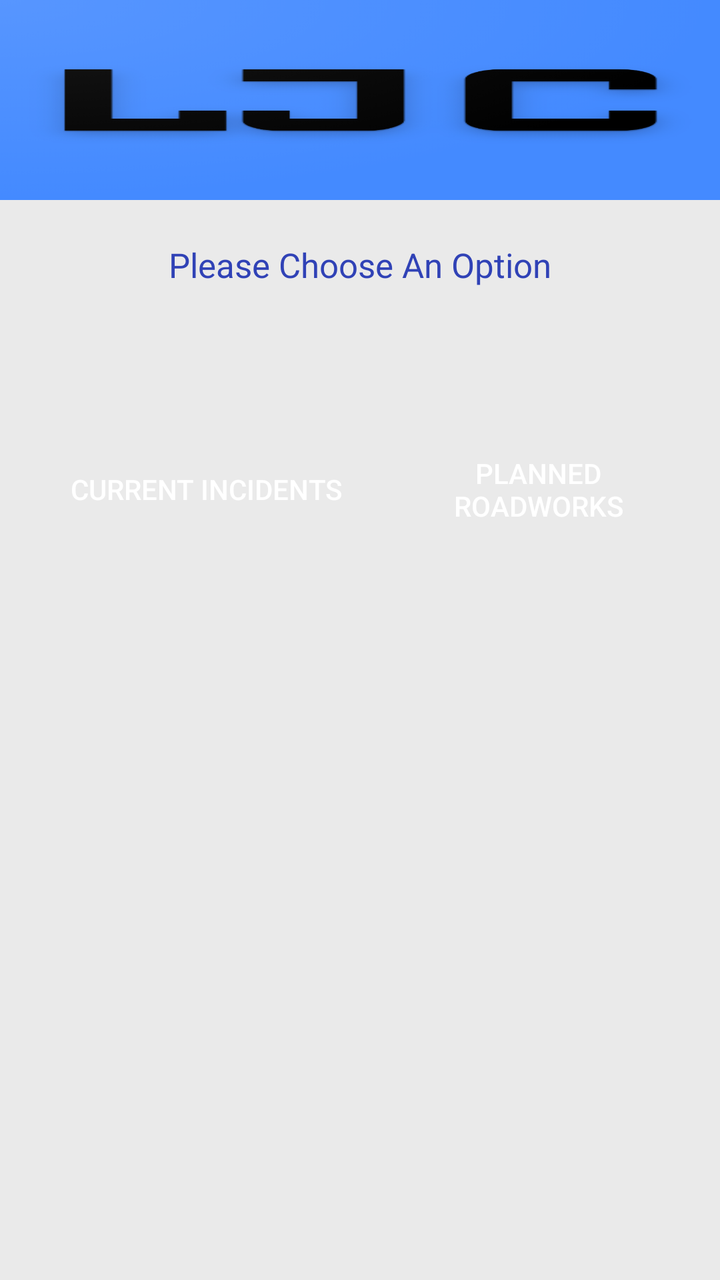
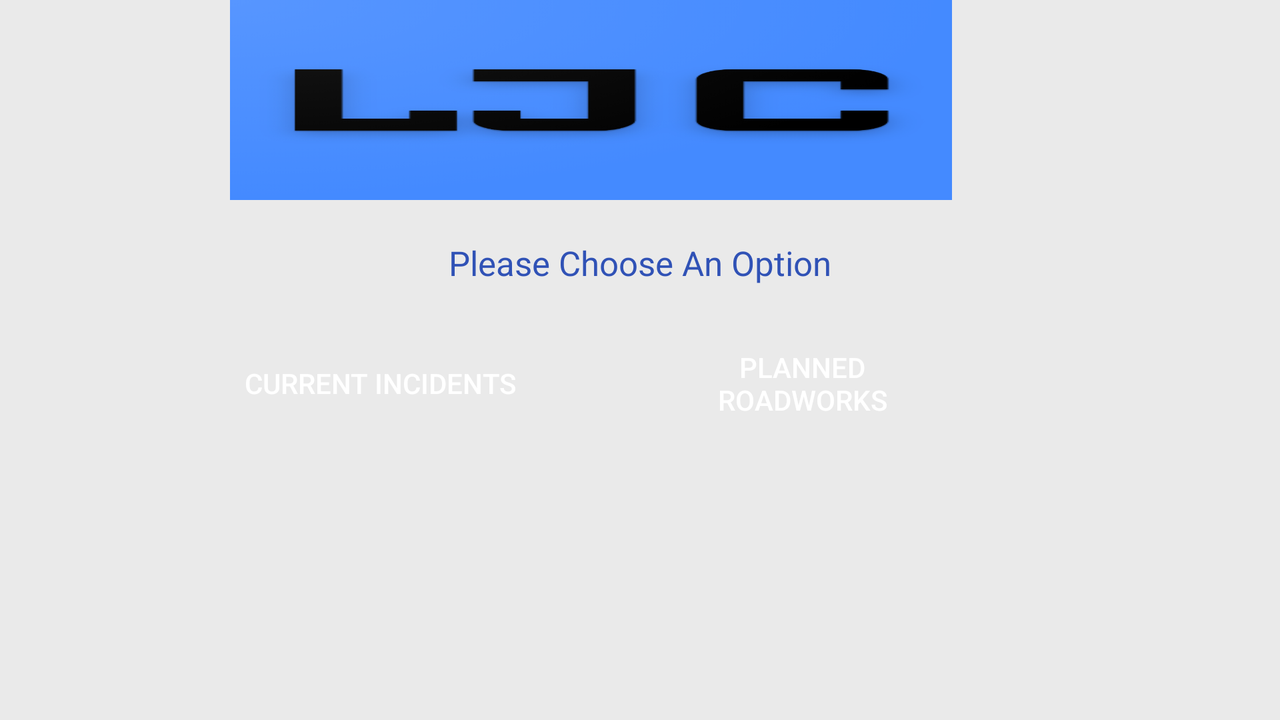

Two renders of one Android screen. The first uses the default layout on a phone; the second uses the alternative layout the repository ships for a different screen configuration, on a matching device. The two XML files are below.
<!-- AndroidManifest.xml: application theme AppTheme -->
<!-- res/layout/activity_main.xml -->
<?xml version="1.0" encoding="utf-8"?>
<RelativeLayout xmlns:android="http://schemas.android.com/apk/res/android"
    android:layout_width="fill_parent"
    android:layout_height="fill_parent"
    android:background="@color/colourBackground">
            <RelativeLayout xmlns:android="http://schemas.android.com/apk/res/android"
                android:orientation="vertical"
                android:layout_width="fill_parent"
                android:layout_height="fill_parent"
                android:layout_alignParentTop="true"
                android:layout_alignParentStart="true">

                <ImageView
                    android:layout_width="match_parent"
                    android:layout_height="100dp"
                    android:scaleType="fitXY"
                    android:src="@drawable/logo"
                    android:layout_alignParentEnd="true"
                    android:id="@+id/imageView">
                </ImageView>

                <TextView
                    android:layout_width="wrap_content"
                    android:layout_height="wrap_content"
                    android:layout_gravity="center"
                    android:text="Luke's Journey Checker"
                    android:textColor="#00ffffff"
                    android:textSize="35sp"
                    android:id="@+id/textView"
                    android:layout_alignParentTop="true"
                    android:layout_centerHorizontal="true"
                    android:layout_marginTop="29dp"
                   />

                <TextView
                    android:layout_width="wrap_content"
                    android:layout_height="wrap_content"
                    android:text="Please Choose An Option"
                    android:textColor="#3042b6"
                    android:textSize="17sp"
                    android:layout_marginTop="21dp"
                    android:layout_below="@+id/imageView"
                    android:layout_centerHorizontal="true" />

                <Button
                    android:id="@+id/cIButton"
                    android:layout_width="150dp"
                    android:layout_height="wrap_content"
                    android:layout_alignParentStart="true"
                    android:layout_below="@+id/textView"
                    android:layout_marginStart="28dp"
                    android:layout_marginTop="104dp"
                    android:elevation="0dp"
                    android:text="Current Incidents"
                    android:textColor="@android:color/white"
                    android:background="@drawable/button_border"/>

                <Button
                    android:id="@+id/pRButton"
                    android:layout_width="150dp"
                    android:layout_height="wrap_content"
                    android:background="@drawable/button_border"
                    android:text="Planned Roadworks"
                    android:textColor="@android:color/white"
                    android:layout_alignTop="@+id/cIButton"
                    android:layout_alignParentEnd="true"
                    android:layout_marginEnd="16dp" />

            </RelativeLayout>
</RelativeLayout>
<!-- resources referenced by this layout -->
<resources>
  <color name="colourBackground">#43bcbcbc</color>
  <!-- drawable logo: png bitmap (drawable, 69160 bytes) -->
  <style name="AppTheme" parent="Theme.AppCompat.Light.DarkActionBar">
          <item name="colorPrimary">@color/colorPrimary</item>
          <item name="colorPrimaryDark">@color/colorPrimaryDark</item>
          <item name="colorAccent">@color/colorAccent</item>
      </style>
  <color name="colorPrimary">#3F51B5</color>
  <color name="colorPrimaryDark">#303F9F</color>
  <color name="colorAccent">#FF4081</color>
</resources>
<!-- res/layout-land/activity_main.xml (the author's variant of the layout above) -->
<!-- drawn on the phone turned sideways -->
<?xml version="1.0" encoding="utf-8"?>
<RelativeLayout xmlns:android="http://schemas.android.com/apk/res/android"
    android:layout_width="fill_parent"
    android:layout_height="fill_parent"
    android:background="@color/colourBackground">
            <RelativeLayout xmlns:android="http://schemas.android.com/apk/res/android"
                android:orientation="vertical"
                android:layout_width="fill_parent"
                android:layout_height="fill_parent"
                android:layout_alignParentTop="true"
                android:layout_alignParentStart="true">

                <ImageView
                    android:layout_width="match_parent"
                    android:layout_height="100dp"
                    android:scaleType="fitXY"
                    android:src="@drawable/logo"
                    android:id="@+id/imageView"
                    android:layout_alignParentTop="true"
                    android:layout_alignStart="@+id/cIButton"
                    android:layout_alignEnd="@+id/pRButton">
                </ImageView>

                <TextView
                    android:layout_width="wrap_content"
                    android:layout_height="wrap_content"
                    android:layout_gravity="center"
                    android:text="Luke's Journey Checker"
                    android:textColor="#00ffffff"
                    android:textSize="35sp"
                    android:id="@+id/textView"
                    android:layout_alignParentTop="true"
                    android:layout_centerHorizontal="true"
                    android:layout_marginTop="29dp"
                   />

                <TextView
                    android:layout_width="wrap_content"
                    android:layout_height="wrap_content"
                    android:text="Please Choose An Option"
                    android:textColor="#3052b6"
                    android:textSize="17sp"
                    android:layout_marginTop="20dp"
                    android:id="@+id/textView2"
                    android:layout_below="@+id/imageView"
                    android:layout_centerHorizontal="true" />

                <Button
                    android:id="@+id/cIButton"
                    android:layout_width="150dp"
                    android:layout_height="wrap_content"
                    android:layout_marginStart="115dp"
                    android:layout_marginTop="25dp"
                    android:elevation="0dp"
                    android:text="Current Incidents"
                    android:textColor="@android:color/white"
                    android:background="@drawable/button_border"
                    android:layout_below="@+id/textView2"
                    android:layout_alignParentStart="true" />

                <Button
                    android:id="@+id/pRButton"
                    android:layout_width="150dp"
                    android:layout_height="wrap_content"
                    android:background="@drawable/button_border"
                    android:text="Planned Roadworks"
                    android:textColor="@android:color/white"
                    android:layout_alignTop="@+id/cIButton"
                    android:layout_toEndOf="@+id/cIButton"
                    android:layout_marginStart="61dp" />

            </RelativeLayout>
</RelativeLayout>
